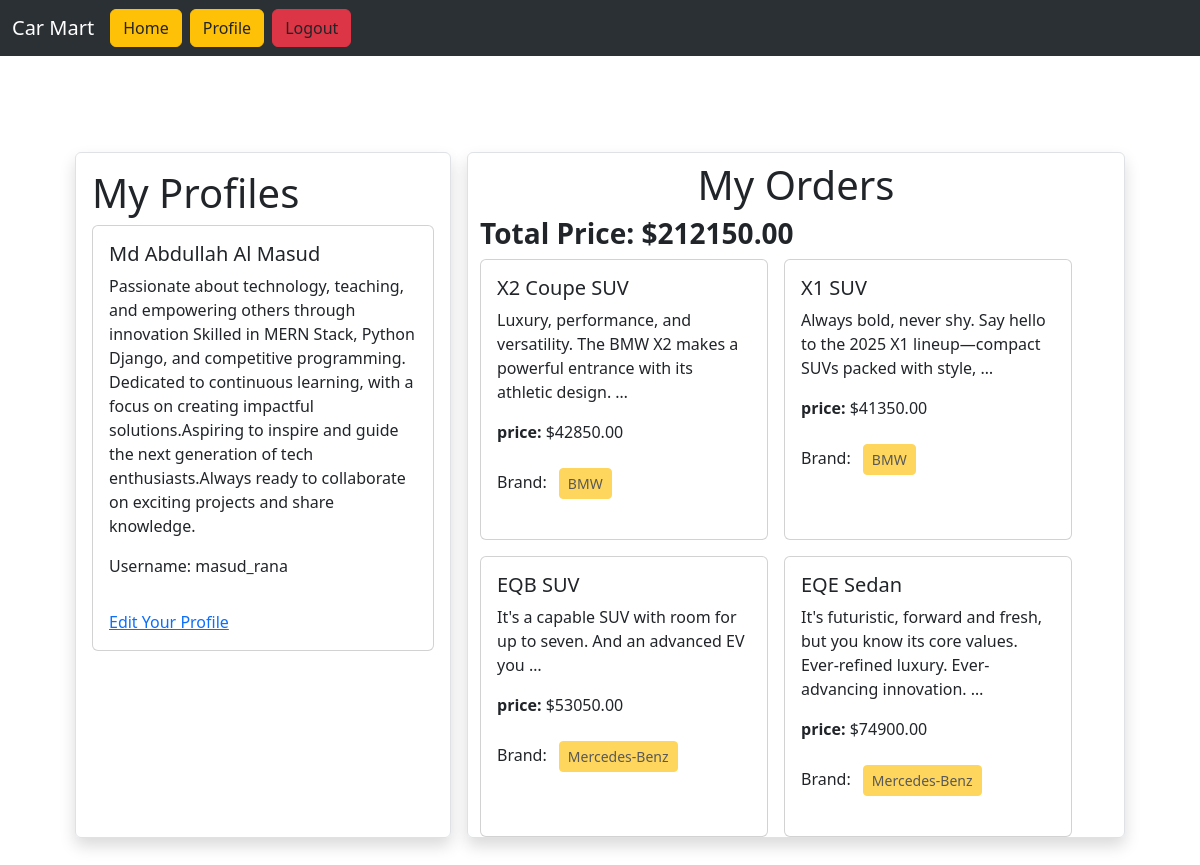
The page /user/profile/ (signed in) on the database its author committed.
### carsapp/models.py (models this page shows, shortened)
class Order(models.Model):
    user = models.ForeignKey(User, on_delete=models.CASCADE)
    car = models.ForeignKey(Car, on_delete=models.CASCADE)
    purchased_at = models.DateTimeField(auto_now_add=True)

class Car(models.Model):
    brand = models.ForeignKey(Brand, on_delete=models.CASCADE)
    name = models.CharField(max_length=100)  # Car name
    description = models.TextField()  # Detailed description
    quantity = models.PositiveIntegerField(default=0)  # Available stock
    price = models.DecimalField(max_digits=10, decimal_places=2)
    image = models.ImageField(upload_to='carsapp/uploads')

### brandsapp/models.py (models this page shows)
class Brand(models.Model):
    name = models.CharField(max_length=100)
    slug = models.SlugField(max_length=100,unique=True, null = True, blank = True)
    def __str__(self):
        return self.name

### usersapp/views.py (the view)
# urls.py: path('profile/',views.profile, name='profile'),
@login_required
def profile(request):
    if request.user.is_authenticated:
        data = Order.objects.filter(user = request.user)
        total_price = sum(order.car.price for order in data)
        return render(request, 'profile.html', {'data':data,'user':request.user,"total":total_price})
    else:
        return redirect('user_login')

### usersapp/templates/profile.html
{% extends "base.html" %}
{%load crispy_forms_tags%}
{%block content%}
    <div class="row gap-3 d-flex justify-content-center mt-5 p-5">
        <div class="col-md-4 col-12 shadow border p-3 mb-5 bg-body-gray rounded">
            <h1>My Profiles</h1>
            <div class="card">
                <div class="card-body">
                  <h5 class="card-title">{{user.first_name}} {{user.last_name}}</h5>
                  <p class="card-text">Passionate about technology, teaching, and empowering others through innovation Skilled in MERN Stack, Python Django, and competitive programming. Dedicated to continuous learning, with a focus on creating impactful solutions.Aspiring to inspire and guide the next generation of tech enthusiasts.Always ready to collaborate on exciting projects and share knowledge.</p>
                  <p class="card-text">Username: {{user.username}}</p>
                </div>
                <div class="card-body">
                    <a href="{%url 'edit_profile'%}">Edit Your Profile</a>
                </div>
              </div>
        </div>
        <div class="col-md-7 col-12 shadow border  mb-5 bg-body-gray rounded">
            <h1 class="text-center mt-2">My Orders</h1>
            <h3 class="fw-bold ">Total Price: ${{total}}</h3>
            {%if data|length == 0%}
                <h1 class=" text-center text-danger">You have No Orders</h1>
            {%else%}
                <div class="d-flex flex-wrap justify-content-start  gap-3 ">
                    {%for car in data%}
                        <div class="card col-sm-3" style="width: 18rem;">
                            <div class="card-body">
                            <h5 class="card-title">{{car.car.name}}</h5>
                            <p class="card-text">{{car.car.description |truncatewords:15}}</p>
                            <p><span class="fw-bolder">price: </span>${{car.car.price}}</p>
                            <p>Brand:  <button type="button" class="btn btn-sm btn-warning m-2" disabled>{{car.car.brand}}</button></p>
                            </div>
                        </div>
                    {%endfor%}
                </div>
            {%endif%}
        </div>
    </div>
{%endblock%}

### templates/base.html (shortened to what this page needs)
<!doctype html>
<html lang="en">
  <head>
    <link href="https://cdn.jsdelivr.net/npm/bootstrap@5.3.3/dist/css/bootstrap.min.css" rel="stylesheet">
  </head>
  <body>
    <nav class="navbar navbar-dark bg-dark navbar-expand-lg bg-body-tertiary" data-bs-theme="dark">
        <div class="container-fluid">
          <a class="navbar-brand" href="{% url 'homepage' %}">Car Mart</a>
          <div class="collapse navbar-collapse" id="navbarSupportedContent">
            <ul class="navbar-nav me-auto mb-2 mb-lg-0 gap-2">
                <li class="nav-item">
                    <a class=" btn btn-warning text-dark" href="{% url 'homepage' %}">Home</a>
                </li>
                {% if request.user.is_authenticated %}
                    <li class="nav-item">
                        <a class=" btn btn-warning text-dark" href="{% url 'profile' %}">Profile</a>
                    </li>
                    <li class="nav-item ">
                        <a class=" btn btn-danger text-dark" href="{% url 'user_logout' %}">Logout</a>
                    </li>
                {% endif %}
            </ul>
          </div>
          </div>
      </nav>
    {%block content%}
    {% endblock %}
  </body>
</html>

### rows shown on the page
Order: car.name "X2 Coupe SUV", car.description "Luxury, performance, and versatility. The BMW X2 makes a powerful entrance with its athletic design. …", car.price "42850.00", car.brand "BMW"
Order: car.name "X1 SUV", car.description "Always bold, never shy. Say hello to the 2025 X1 lineup—compact SUVs packed with style, …", car.price "41350.00", car.brand "BMW"
Order: car.name "EQB SUV", car.description "It's a capable SUV with room for up to seven. And an advanced EV you …", car.price "53050.00", car.brand "Mercedes-Benz"
Order: car.name "EQE Sedan", car.description "It's futuristic, forward and fresh, but you know its core values. Ever-refined luxury. Ever-advancing innovation. …", car.price "74900.00", car.brand "Mercedes-Benz"

### other values the page prints
{{ user.first_name }} "Md Abdullah Al"
{{ user.last_name }} "Masud"
{{ user.username }} "masud_rana"
{{ total }} "212150.00"
